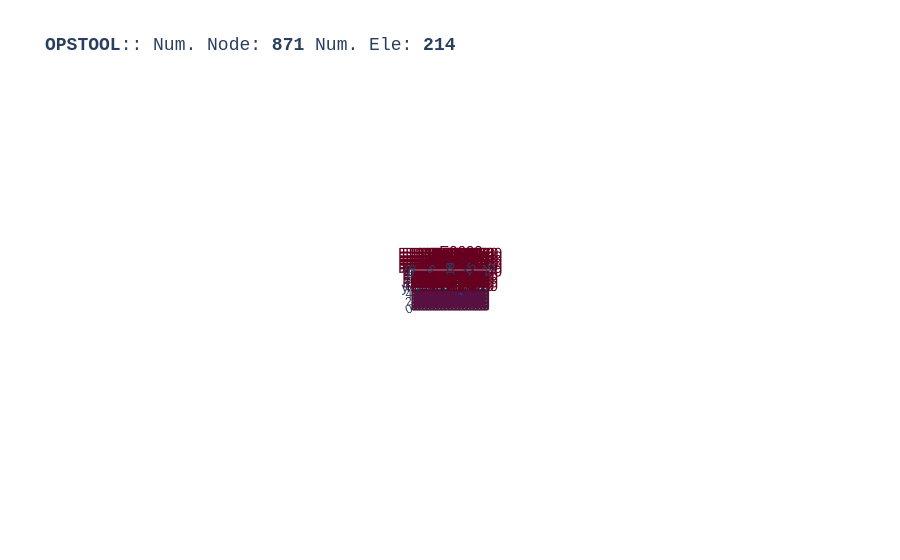

The notebook cell saved with this chart:
### Code cell
opst.vis.plotly.plot_model(show_node_numbering=False, show_ele_numbering=True, show_nodal_loads = False)

### Figure 1 — Plotly figure (JSON) as saved in the notebook; plotly's stock layout.template omitted (floating-point values rounded to 4 significant figures; data arrays with more than 128 entries replaced by an {"elided": "..."} marker saying what was removed)
{"data": [{"color": "#00FFFF", "hoverinfo": "skip", "i": {"elided": "1600 int values"}, "j": {"elided": "1600 int values"}, "k": {"elided": "1600 int values"}, "name": "Nine_Four_Node_QuadUP", "opacity": 1, "type": "mesh3d", "x": {"elided": "1800 float values"}, "y": {"elided": "1800 float values"}, "z": {"elided": "1800 float values"}}, {"connectgaps": false, "hoverinfo": "skip", "line": {"color": "black", "width": 1}, "mode": "lines", "name": "Edge", "type": "scatter3d", "x": {"elided": "2000 float values"}, "y": {"elided": "2000 float values"}, "z": {"elided": "2000 float values"}}, {"connectgaps": false, "hoverinfo": "skip", "line": {"color": "#0652ff", "width": 5}, "mode": "lines", "name": "DispBeamColumn2d", "type": "scatter3d", "x": [13.0, 13.0, NaN, 13.0, 13.0, NaN, 13.0, 13.0, NaN, 13.0, 13.0, NaN, 13.0, 13.0, NaN, 13.0, 13.0, NaN, 13.0, 13.0, NaN, 13.0, 13.0, NaN, 13.0, 13.0, NaN], "y": [1.0, 2.0, NaN, 2.0, 3.0, NaN, 3.0, 4.0, NaN, 4.0, 5.0, NaN, 5.0, 6.0, NaN, 6.0, 7.0, NaN, 7.0, 8.0, NaN, 8.0, 9.0, NaN, 9.0, 10.0, NaN], "z": [0.0, 0.0, NaN, 0.0, 0.0, NaN, 0.0, 0.0, NaN, 0.0, 0.0, NaN, 0.0, 0.0, NaN, 0.0, 0.0, NaN, 0.0, 0.0, NaN, 0.0, 0.0, NaN, 0.0, 0.0, NaN]}, {"connectgaps": false, "hoverinfo": "skip", "line": {"color": "#39FF14", "width": 5}, "mode": "lines", "name": "ZeroLengthContact2D", "type": "scatter3d", "x": [13.0, 13.0, NaN, 13.0, 13.0, NaN, 13.0, 13.0, NaN, 13.0, 13.0, NaN, 13.0, 13.0, NaN], "y": [6.0, 6.0, NaN, 7.0, 7.0, NaN, 8.0, 8.0, NaN, 9.0, 9.0, NaN, 10.0, 10.0, NaN], "z": [0.0, 0.0, NaN, 0.0, 0.0, NaN, 0.0, 0.0, NaN, 0.0, 0.0, NaN, 0.0, 0.0, NaN]}, {"customdata": {"elided": "200 str values"}, "hovertemplate": "%{customdata}", "marker": {"color": "#00FFFF", "size": 3, "symbol": "diamond-open"}, "mode": "markers", "name": "Nine_Four_Node_QuadUP", "type": "scatter3d", "x": {"elided": "200 float values"}, "y": {"elided": "200 float values"}, "z": {"elided": "200 float values"}}, {"customdata": ["eleTag: 8051<br>connectedNodes:<br> [862 863]", "eleTag: 8052<br>connectedNodes:<br> [863 864]", "eleTag: 8053<br>connectedNodes:<br> [864 865]", "eleTag: 8054<br>connectedNodes:<br> [865 866]", "eleTag: 8055<br>connectedNodes:<br> [866 867]", "eleTag: 8056<br>connectedNodes:<br> [867 868]", "eleTag: 8057<br>connectedNodes:<br> [868 869]", "eleTag: 8058<br>connectedNodes:<br> [869 870]", "eleTag: 8059<br>connectedNodes:<br> [870 871]"], "hovertemplate": "%{customdata}", "marker": {"color": "#0652ff", "size": 3, "symbol": "diamond-open"}, "mode": "markers", "name": "DispBeamColumn2d", "type": "scatter3d", "x": [13.0, 13.0, 13.0, 13.0, 13.0, 13.0, 13.0, 13.0, 13.0], "y": [1.5, 2.5, 3.5, 4.5, 5.5, 6.5, 7.5, 8.5, 9.5], "z": [0.0, 0.0, 0.0, 0.0, 0.0, 0.0, 0.0, 0.0, 0.0]}, {"customdata": ["eleTag: 9005<br>connectedNodes:<br> [867 140]", "eleTag: 9006<br>connectedNodes:<br> [868 161]", "eleTag: 9007<br>connectedNodes:<br> [869 182]", "eleTag: 9008<br>connectedNodes:<br> [870 203]", "eleTag: 9009<br>connectedNodes:<br> [871 224]"], "hovertemplate": "%{customdata}", "marker": {"color": "#39FF14", "size": 3, "symbol": "diamond-open"}, "mode": "markers", "name": "ZeroLengthContact2D", "type": "scatter3d", "x": [13.0, 13.0, 13.0, 13.0, 13.0], "y": [6.0, 7.0, 8.0, 9.0, 10.0], "z": [0.0, 0.0, 0.0, 0.0, 0.0]}, {"customdata": {"elided": "871 str values"}, "hovertemplate": "x: %{x}<br>y: %{y}<br>z: %{z} <br>nodeTag: %{customdata}", "marker": {"color": "#580f41", "size": 3, "symbol": "circle"}, "mode": "markers", "name": "Nodes", "type": "scatter3d", "x": {"elided": "871 float values"}, "y": {"elided": "871 float values"}, "z": {"elided": "871 float values"}}, {"mode": "text", "name": "Element Tag", "text": {"elided": "214 str values"}, "textfont": {"color": "#650021", "size": 15}, "type": "scatter3d", "x": {"elided": "214 float values"}, "y": {"elided": "214 float values"}, "z": {"elided": "214 float values"}}, {"connectgaps": false, "hoverinfo": "skip", "line": {"color": "#15b01a", "width": 1}, "mode": "lines", "name": "BC", "type": "scatter3d", "x": {"elided": "545 float values"}, "y": {"elided": "545 float values"}, "z": {"elided": "545 float values"}}, {"connectgaps": false, "hoverinfo": "skip", "line": {"color": "#FF1493", "width": 2.5}, "mode": "lines", "name": "mp constraint", "type": "scatter3d", "x": [13.0, 13.0, NaN, 13.0, 13.0, NaN, 13.0, 13.0, NaN, 13.0, 13.0, NaN, 13.0, 13.0, NaN], "y": [1.0, 1.0, NaN, 2.0, 2.0, NaN, 3.0, 3.0, NaN, 4.0, 4.0, NaN, 5.0, 5.0, NaN], "z": [0.0, 0.0, NaN, 0.0, 0.0, NaN, 0.0, 0.0, NaN, 0.0, 0.0, NaN, 0.0, 0.0, NaN]}, {"hoverinfo": "skip", "marker": {"color": "#39FF14", "size": 6}, "mode": "markers", "type": "scatter3d", "x": [13.0, 13.0, 13.0, 13.0, 13.0], "y": [6.0, 7.0, 8.0, 9.0, 10.0], "z": [0.0, 0.0, 0.0, 0.0, 0.0]}], "layout": {"autosize": true, "font": {"family": "Arial, sans-serif"}, "scene": {"aspectmode": "data", "camera": {"eye": {"x": 0, "y": -0.1, "z": 20}}, "dragmode": "pan", "xaxis": {"showbackground": false}, "yaxis": {"showbackground": false}, "zaxis": {"showbackground": true, "showgrid": true, "showticklabels": false, "ticks": "", "title": {"text": ""}, "visible": true}}, "showlegend": false, "title": {"font": {"family": "courier", "size": 18}, "text": "<b>OPSTOOL</b>:: Num. Node: <b>871</b> Num. Ele: <b>214</b>"}}}
